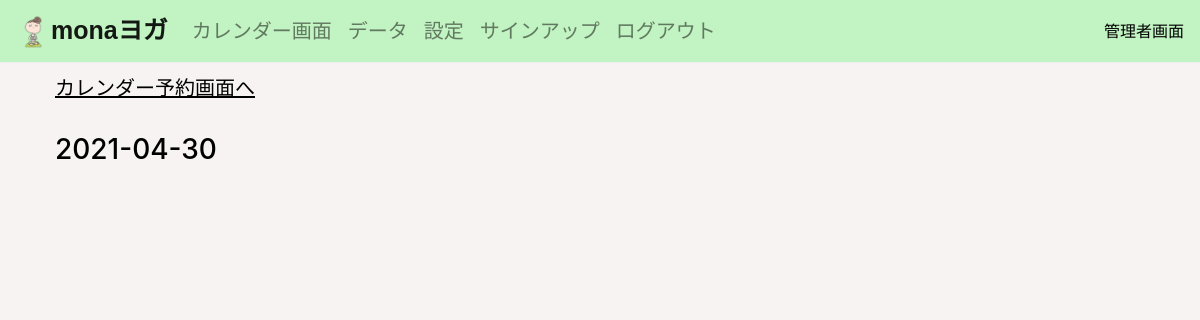
The page /book_admin/0/detail/2021-04-30/ (signed in) on the database as committed earlier.
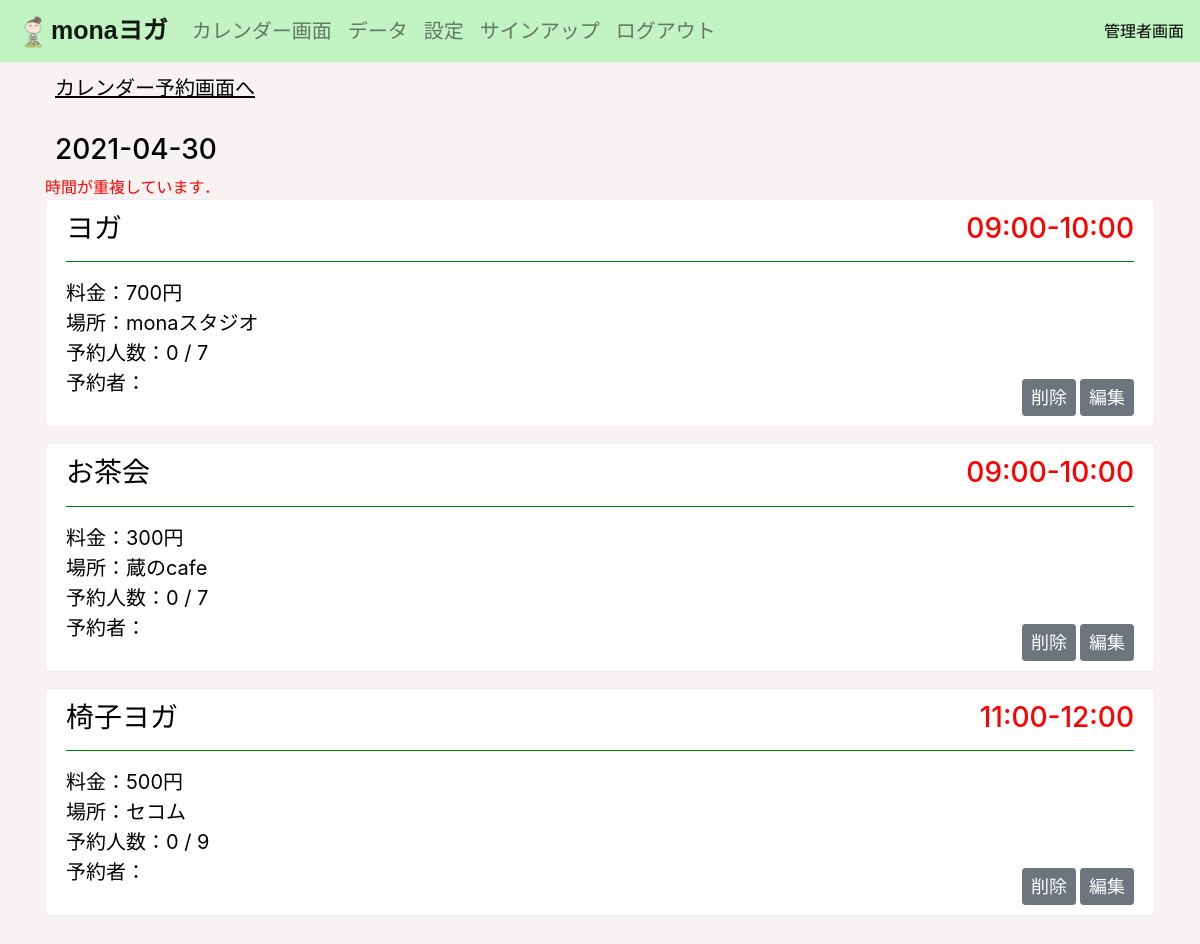
The same page on the database as committed later.
### yogaapp/models.py (models this page shows, shortened)
class PlanModel(models.Model):
    date = models.DateField('日付', null=True)
    month = models.CharField('年月', max_length=10, default=0)
    plan = models.CharField('プラン', max_length=100, default=0)
    short_plan_name = models.CharField('短縮プラン名', max_length=100, default=0)
    number_of_people = models.IntegerField('プランの予約人数', null=True, blank=True, default=0)
    booked_people = models.TextField('プランの予約者', default='', null=True, blank=True)
    booked_people_name = models.TextField('プランの予約者の名前', default='', null=True, blank=True)
    time = models.CharField('時間', max_length=50, default='10～11')
    location = models.CharField('場所', max_length=50, default='スタジオ')
    max_book = models.IntegerField('最大予約人数', default=7)
    plan_num = models.IntegerField('モデルナンバー', default=0)

class SettingPlanModel(models.Model):
    name = models.CharField('プラン名', max_length=30)
    short_plan_name = models.CharField('短縮プラン名', max_length=100, default=0)
    price = models.IntegerField('料金', default=500)
    location = models.CharField('場所', max_length=50)
    max_book = models.IntegerField('最大予約人数', default=7)
    memo = models.TextField('メモ', null=True, blank=True)
    image = models.ImageField('画像', null=True, blank=True)
    plan_num = models.IntegerField('モデルナンバー', default=0)

### yogaapp/views/view4.py (the view)
# urls.py: path('book_admin/<month>/detail/<date>/', detail_admin_func, name='detail'),
@login_required
def detail_admin_func(request, month, date):
    object_list = list(PlanModel.objects.filter(date=date).order_by('time'))
    plan_model_list = list(SettingPlanModel.objects.filter(plan_num=item.plan_num)[0] for item in object_list)
    username = request.user.get_username()
    booked_people_name_list = []
    for item in object_list:
        booked_people_name_str = item.booked_people_name
        booked_people_name_str2 = ""
        for booked_people_name in booked_people_name_str.split():
            booked_people_name_str2 += '　' + booked_people_name + ','
        booked_people_name_str2 = booked_people_name_str2[1:-1] #無駄な文字の削除
        booked_people_name_list.append(booked_people_name_str2)
    time_list = [item.time for item in object_list]
    try:
        object_plan_name_list = sorted(zip(time_list, object_list, plan_model_list, booked_people_name_list))
        error = ''
    except:
        object_plan_name_list = zip(time_list, object_list, plan_model_list, booked_people_name_list)
        error = '時間が重複しています．'
    context = {
        'month_num': month,
        'date': date,
        'object_plan_name_list': object_plan_name_list,
        'error': error,
    }
    return render(request, 'detail_admin.html', context)

### templates/detail_admin.html (shortened to what this page needs)
{% extends 'base.html' %}
{% load static %}
{% block customcss %}
<link rel="stylesheet" type="text/css" href="{% static 'detail_admin.css' %}">
{% endblock customcss %}
{% block header %}
{% include 'header_admin.html' %}
{% endblock header %}
{% block content %}
<div class="container">
    <a id="title" class="move" href="{% url 'book_admin' month_num %}">カレンダー予約画面へ</a>
    <h3 class="date">{{ date }}</h3>
    <span style="color: red;">{{ error }}</span>
    {% for time, item, plan, name in object_plan_name_list %}
    {% if item.plan != '0' %}
    <div class="alert alert-warning" role="alert">
        <h3 class="plan_name">
            {{ item.plan }}<span class="time" style="color: red; float: right;">{{ item.time }}</span>
        </h3>
        <hr style="border-color: green;">
        <p>
            料金：{{ plan.price }}円<br>
            場所：{{ item.location }}<br>
            予約人数：{{ item.number_of_people }} / {{ item.max_book }}<br>
            予約者：{{ name }}
        </p>
        <div class="bottom">
            {% if name == '' %}
            <a href="{% url 'plan_delete' month_num item.date item.pk %}" class="btn btn-secondary btn-sm">削除</a>
            {% endif %}
            <a href="{% url 'plan_update' month_num item.date item.pk %}" class="btn btn-secondary btn-sm">編集</a>
        </div>
    </div>
    {% endif %}
    {% endfor %}
</div>
{% endblock content %}

### templates/base.html (shortened to what this page needs)
{% load static %}
<!doctype html>
<html lang="en">
<head>
  <link rel="stylesheet" type="text/css" href="{% static 'bootstrap.css' %}">
  <link rel="stylesheet" type="text/css" href="{% static 'base.css' %}">
  {% block customcss %}
  {% endblock customcss %}
</head>
<body>
  {% block header %}
  {% endblock header %}
  {% block content %}
  {% endblock content %}
  <br><br><br><br><br>
</body>
</html>

### templates/header_admin.html (shortened to what this page needs)
{% load static %}
<link rel="stylesheet" type="text/css" href="{% static 'header.css' %}">
<nav class="navbar navbar-expand-md navbar-light sticky-top" style="background-color: rgb(194, 243, 194); border-bottom: 1px solid #eee;">
    <a class="navbar-brand"><img src="{% static 'logo.png' %}" width="35" height="35">monaヨガ</a>
    <div class="collapse navbar-collapse" id="navbarNav">
        <ul class="navbar-nav">
            <li class="nav-item">
                <a class="nav-link" href="{% url 'book_admin' '0' %}">カレンダー画面</a>
            </li>
            <li class="nav-item">
                <a class="nav-link" href="{% url 'users' %}">データ</a>
            </li>
            <li class="nav-item">
                <a class="nav-link" href="{% url 'setting_plan' %}">設定</a>
            </li>
            <li class="nav-item">
                <a class="nav-link" href="{% url 'signup_admin' %}">サインアップ</a>
            </li>
            <li class="nav-item">
                <a class="nav-link" href="{% url 'logout' %}">ログアウト</a>
            </li>
        </ul>
    </div>
    <span style="color: #000;" class="hidden_admin">管理者画面</span>
</nav>

### static/base.css (style rules this page uses)
body { background-color: rgb(247, 243, 243); color: #000; }
.container { margin-top: 10px; }
p, a { font-size: 20px; color: #000; }
.btn { font-size: 18px; }
.alert { border: 1px solid #eee; background-color: #fff; color: #000; }
.move { color: #000; display: block; margin-left: 10px; margin-bottom: 30px; text-decoration: underline; }

### static/detail_admin.css (style rules this page uses)
.date { margin-left: 10px; }
.bottom { position: absolute; bottom: 0; right: 0; font-size: 14px; padding-right: 20px; margin-left: 2px; margin-bottom: 10px; }

### static/header.css (style rules this page uses)
.navbar-brand { padding: 0; font-size: 25px; font-weight: bold; font-family: Arial, Helvetica, sans-serif; }

Rows that differ between the two databases and show on the page:
added PlanModel: plan "ヨガ", time "09:00-10:00", price "700", location "monaスタジオ", number_of_people "0", max_book "7"
added PlanModel: plan "お茶会", time "09:00-10:00", price "300", location "蔵のcafe", number_of_people "0", max_book "7"
added PlanModel: plan "椅子ヨガ", time "11:00-12:00", price "500", location "セコム", number_of_people "0", max_book "9"
Other text that changed with them:
{{ error }}: (not shown) → "時間が重複しています．"
